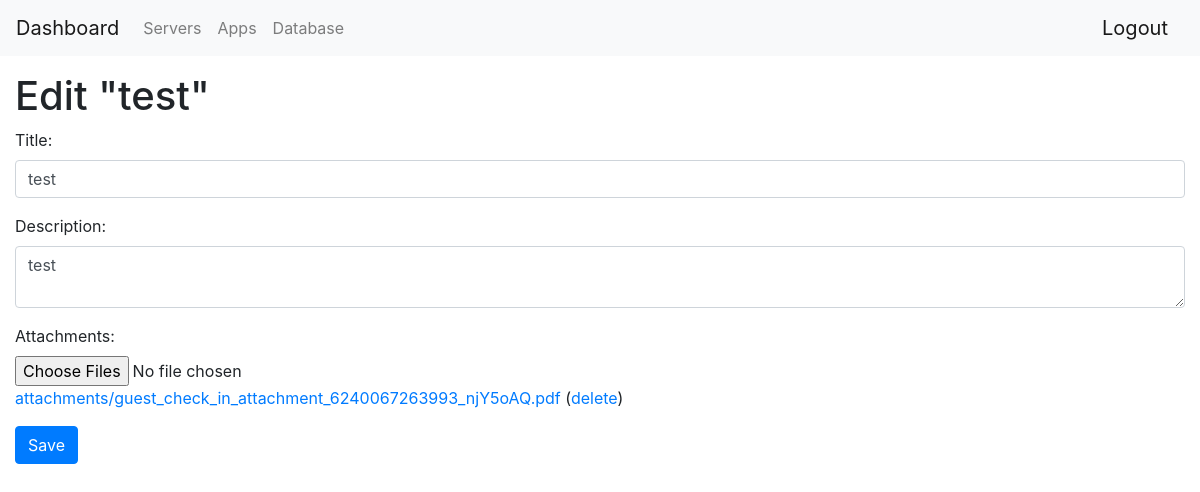
Screenshot of /1/edit/8/ (signed in) with the database file from the repository.
### task_history/models.py (models this page shows, shortened)
class Category(models.Model):
    name = models.CharField(max_length=50)

class JobIssue(models.Model):
    category = models.ForeignKey(Category, on_delete=models.CASCADE)
    title = models.CharField(max_length=100, unique=True)
    description = models.TextField()
    date_created = models.DateTimeField(auto_now_add=True)
    date_updated = models.DateTimeField(auto_now=True)

class Note(models.Model):
    job_issue = models.ForeignKey(JobIssue, on_delete=models.CASCADE)
    content = models.TextField()
    attachment = models.FileField(upload_to='attachments/')
    date_created = models.DateTimeField(auto_now_add=True)
    date_updated = models.DateTimeField(auto_now=True)

### task_history/views.py (the view, shortened to what this page needs)
# urls.py: path('<int:pk>/edit/<int:job_pk>/', views.edit_job_issue, name='edit_job_issue'),
@login_required()
def edit_job_issue(request, pk, job_pk):
    job_issue = JobIssue.objects.get(id=job_pk)
    categories = Category.objects.all()
    return render(request, 'edit_job_issue.html', {'job_issue': job_issue, 'categories': categories})

### task_history/templates/edit_job_issue.html (shortened to what this page needs)
{% extends 'dashboard.html' %}
{% block content %}
<div class="container-fluid">
    <div class="row">
        <div class="col-lg-12">
            <div class="row">
                <div class="col-lg-12">
                    <h1>Edit "{{ job_issue.title }}"</h1>
                    <form method="POST" enctype="multipart/form-data">
                        <div class="form-group">
                            <label for="title">Title:</label>
                            <input type="text" class="form-control" id="title" name="title" value="{{ job_issue.title }}">
                        </div>
                        <div class="form-group">
                            <label for="description">Description:</label>
                            <textarea class="form-control" id="description" name="description">{{ job_issue.description }}</textarea>
                        </div>
                        <div class="form-group">
                            <label for="attachment">Attachments:</label>
                            <input type="file" class="form-control-file" id="attachment" name="attachment" multiple>
                            {% for note in job_issue.note_set.all %}
                                <a href="{{ note.attachment.url }}" target="_blank">{{ note.attachment.name }}</a> (<a href="{% url 'delete_note' pk=job_issue.category.id job_pk=job_issue.pk note_pk=note.pk %}">delete</a>)<br>
                            {% endfor %}
                        </div>
                        <button type="submit" class="btn btn-primary" value="Save" onclick="confirmSave()">Save</button>
                    </form>
                </div>
            </div>
        </div>
    </div>
</div>
{% endblock %}

### task_history/templates/dashboard.html (shortened to what this page needs)
<!DOCTYPE html>
<html>
<head>
    <link rel="stylesheet" href="https://stackpath.bootstrapcdn.com/bootstrap/4.3.1/css/bootstrap.min.css">
</head>
<body>
    <nav class="navbar navbar-expand-lg navbar-light bg-light fixed-top">
        <a class="navbar-brand" href="{% url 'home' %}">Dashboard</a>
        <div class="collapse navbar-collapse" id="navbarNav">
            <ul class="navbar-nav">
                {% for category in categories %}
                    <li class="nav-item">
                        <a class="nav-link" href="{% url 'job_issue' pk=category.pk %}">{{ category.name }}</a>
                    </li>
                {% endfor %}
            </ul>
        </div>
        <a class="navbar-brand" href="{% url 'logout' %}">Logout</a>
    </nav>
    <br>
    <div class="container-md mt-5">
        {% block content %}
        {% endblock %}
    </div>
</body>
</html>

### rows the page displays
Category: name "Servers"
Category: name "Apps"
Category: name "Database"
JobIssue: title "test", description "test"
Note: attachment.name "attachments/guest_check_in_attachment_6240067263993_njY5oAQ.pdf"
